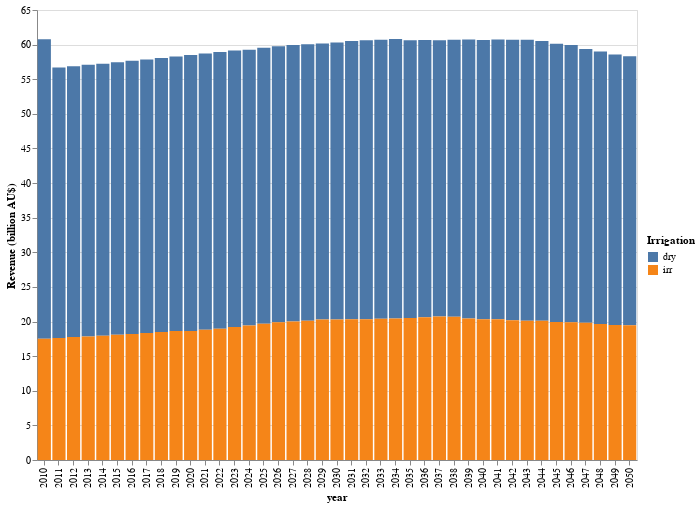

The notebook cell this image was saved under:
### Code cell
# HIDE CODE
plot_rev_irrigation(revenue_df)

### Figure 1 — Vega-Lite specification as saved in the notebook (floating-point values rounded to 4 significant figures)
{"config": {"view": {"continuousWidth": 300, "continuousHeight": 300}}, "data": {"name": "data-5dca4e224af85e221b556a346faa503b"}, "mark": {"type": "bar"}, "encoding": {"color": {"field": "Irrigation", "legend": {"direction": "vertical", "legendX": 610, "legendY": 225.0, "orient": "none", "title": "Irrigation", "titleAnchor": "start"}, "type": "nominal"}, "tooltip": [{"field": "value (billion)", "format": ".2f", "title": "Revenue (billion AU$)", "type": "quantitative"}, {"field": "Irrigation", "title": "Irrigation", "type": "nominal"}], "x": {"field": "year", "type": "ordinal"}, "y": {"field": "value (billion)", "title": "Revenue (billion AU$)", "type": "quantitative"}}, "height": 450, "width": 600, "$schema": "https://vega.github.io/schema/vega-lite/v5.15.1.json", "datasets": {"data-5dca4e224af85e221b556a346faa503b": [{"year": 2010, "Irrigation": "dry", "value (billion)": 43.25}, {"year": 2010, "Irrigation": "irr", "value (billion)": 17.52}, {"year": 2011, "Irrigation": "dry", "value (billion)": 39.06}, {"year": 2011, "Irrigation": "irr", "value (billion)": 17.62}, {"year": 2012, "Irrigation": "dry", "value (billion)": 39.13}, {"year": 2012, "Irrigation": "irr", "value (billion)": 17.75}, {"year": 2013, "Irrigation": "dry", "value (billion)": 39.23}, {"year": 2013, "Irrigation": "irr", "value (billion)": 17.84}, {"year": 2014, "Irrigation": "dry", "value (billion)": 39.32}, {"year": 2014, "Irrigation": "irr", "value (billion)": 17.94}, {"year": 2015, "Irrigation": "dry", "value (billion)": 39.38}, {"year": 2015, "Irrigation": "irr", "value (billion)": 18.08}, {"year": 2016, "Irrigation": "dry", "value (billion)": 39.45}, {"year": 2016, "Irrigation": "irr", "value (billion)": 18.2}, {"year": 2017, "Irrigation": "dry", "value (billion)": 39.51}, {"year": 2017, "Irrigation": "irr", "value (billion)": 18.35}, {"year": 2018, "Irrigation": "dry", "value (billion)": 39.59}, {"year": 2018, "Irrigation": "irr", "value (billion)": 18.48}, {"year": 2019, "Irrigation": "dry", "value (billion)": 39.64}, {"year": 2019, "Irrigation": "irr", "value (billion)": 18.65}, {"year": 2020, "Irrigation": "dry", "value (billion)": 39.88}, {"year": 2020, "Irrigation": "irr", "value (billion)": 18.63}, {"year": 2021, "Irrigation": "dry", "value (billion)": 39.91}, {"year": 2021, "Irrigation": "irr", "value (billion)": 18.81}, {"year": 2022, "Irrigation": "dry", "value (billion)": 39.98}, {"year": 2022, "Irrigation": "irr", "value (billion)": 18.95}, {"year": 2023, "Irrigation": "dry", "value (billion)": 39.92}, {"year": 2023, "Irrigation": "irr", "value (billion)": 19.21}, {"year": 2024, "Irrigation": "dry", "value (billion)": 39.85}, {"year": 2024, "Irrigation": "irr", "value (billion)": 19.41}, {"year": 2025, "Irrigation": "dry", "value (billion)": 39.89}, {"year": 2025, "Irrigation": "irr", "value (billion)": 19.67}, {"year": 2026, "Irrigation": "dry", "value (billion)": 39.88}, {"year": 2026, "Irrigation": "irr", "value (billion)": 19.88}, {"year": 2027, "Irrigation": "dry", "value (billion)": 39.93}, {"year": 2027, "Irrigation": "irr", "value (billion)": 20.01}, {"year": 2028, "Irrigation": "dry", "value (billion)": 39.93}, {"year": 2028, "Irrigation": "irr", "value (billion)": 20.1}, {"year": 2029, "Irrigation": "dry", "value (billion)": 39.87}, {"year": 2029, "Irrigation": "irr", "value (billion)": 20.31}, {"year": 2030, "Irrigation": "dry", "value (billion)": 40.01}, {"year": 2030, "Irrigation": "irr", "value (billion)": 20.31}, {"year": 2031, "Irrigation": "dry", "value (billion)": 40.22}, {"year": 2031, "Irrigation": "irr", "value (billion)": 20.31}, {"year": 2032, "Irrigation": "dry", "value (billion)": 40.28}, {"year": 2032, "Irrigation": "irr", "value (billion)": 20.34}, {"year": 2033, "Irrigation": "dry", "value (billion)": 40.31}, {"year": 2033, "Irrigation": "irr", "value (billion)": 20.4}, {"year": 2034, "Irrigation": "dry", "value (billion)": 40.36}, {"year": 2034, "Irrigation": "irr", "value (billion)": 20.44}, {"year": 2035, "Irrigation": "dry", "value (billion)": 40.11}, {"year": 2035, "Irrigation": "irr", "value (billion)": 20.51}, {"year": 2036, "Irrigation": "dry", "value (billion)": 40.03}, {"year": 2036, "Irrigation": "irr", "value (billion)": 20.63}, {"year": 2037, "Irrigation": "dry", "value (billion)": 39.9}, {"year": 2037, "Irrigation": "irr", "value (billion)": 20.72}, {"year": 2038, "Irrigation": "dry", "value (billion)": 39.99}, {"year": 2038, "Irrigation": "irr", "value (billion)": 20.7}, {"year": 2039, "Irrigation": "dry", "value (billion)": 40.27}, {"year": 2039, "Irrigation": "irr", "value (billion)": 20.45}, {"year": 2040, "Irrigation": "dry", "value (billion)": 40.32}, {"year": 2040, "Irrigation": "irr", "value (billion)": 20.34}, {"year": 2041, "Irrigation": "dry", "value (billion)": 40.4}, {"year": 2041, "Irrigation": "irr", "value (billion)": 20.34}, {"year": 2042, "Irrigation": "dry", "value (billion)": 40.51}, {"year": 2042, "Irrigation": "irr", "value (billion)": 20.19}, {"year": 2043, "Irrigation": "dry", "value (billion)": 40.57}, {"year": 2043, "Irrigation": "irr", "value (billion)": 20.13}, {"year": 2044, "Irrigation": "dry", "value (billion)": 40.41}, {"year": 2044, "Irrigation": "irr", "value (billion)": 20.12}, {"year": 2045, "Irrigation": "dry", "value (billion)": 40.2}, {"year": 2045, "Irrigation": "irr", "value (billion)": 19.94}, {"year": 2046, "Irrigation": "dry", "value (billion)": 40.04}, {"year": 2046, "Irrigation": "irr", "value (billion)": 19.9}, {"year": 2047, "Irrigation": "dry", "value (billion)": 39.53}, {"year": 2047, "Irrigation": "irr", "value (billion)": 19.83}, {"year": 2048, "Irrigation": "dry", "value (billion)": 39.34}, {"year": 2048, "Irrigation": "irr", "value (billion)": 19.65}, {"year": 2049, "Irrigation": "dry", "value (billion)": 39.08}, {"year": 2049, "Irrigation": "irr", "value (billion)": 19.5}, {"year": 2050, "Irrigation": "dry", "value (billion)": 38.86}, {"year": 2050, "Irrigation": "irr", "value (billion)": 19.48}]}}
